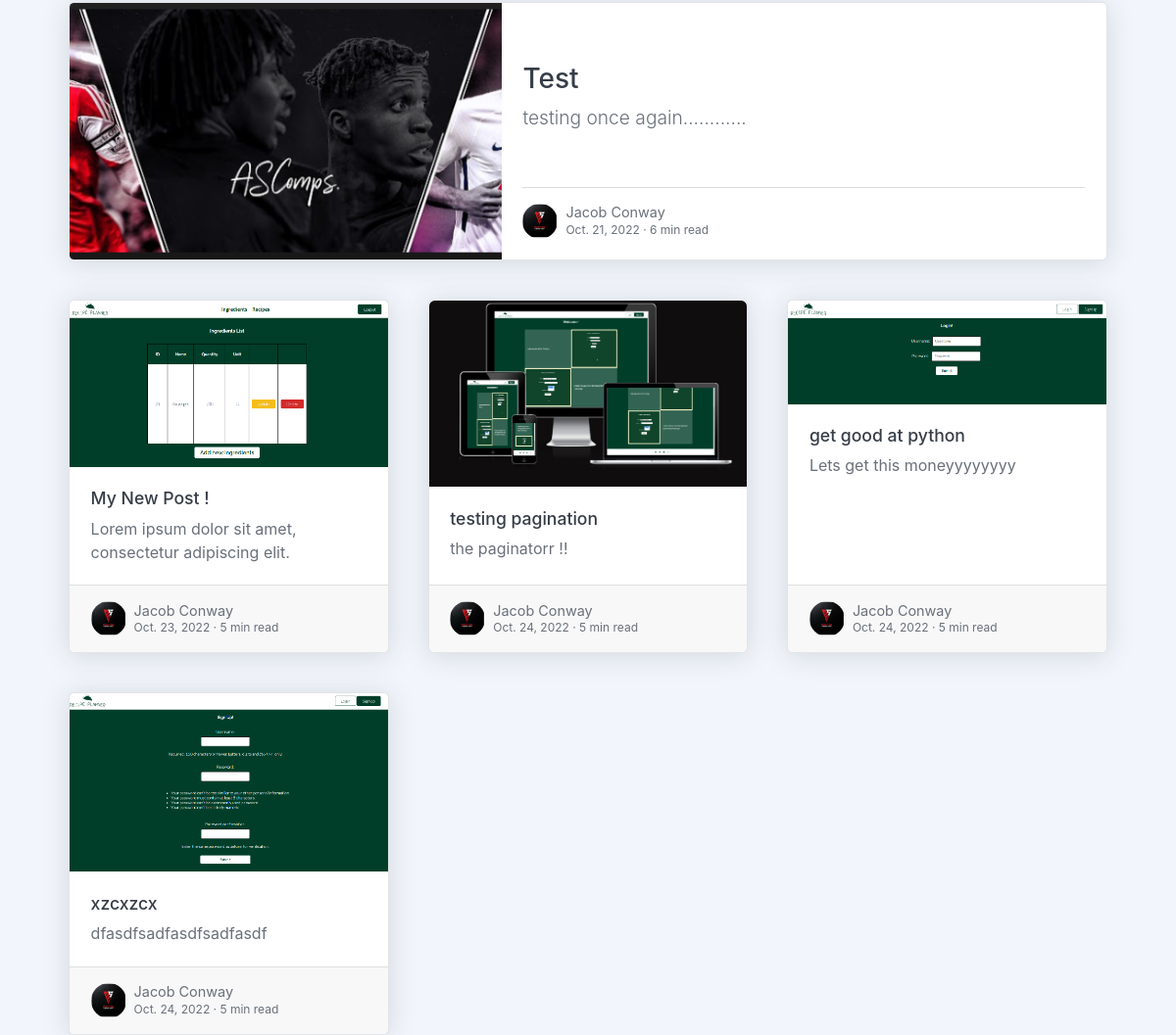
The app's page /category/tech/ (middle part), older data.
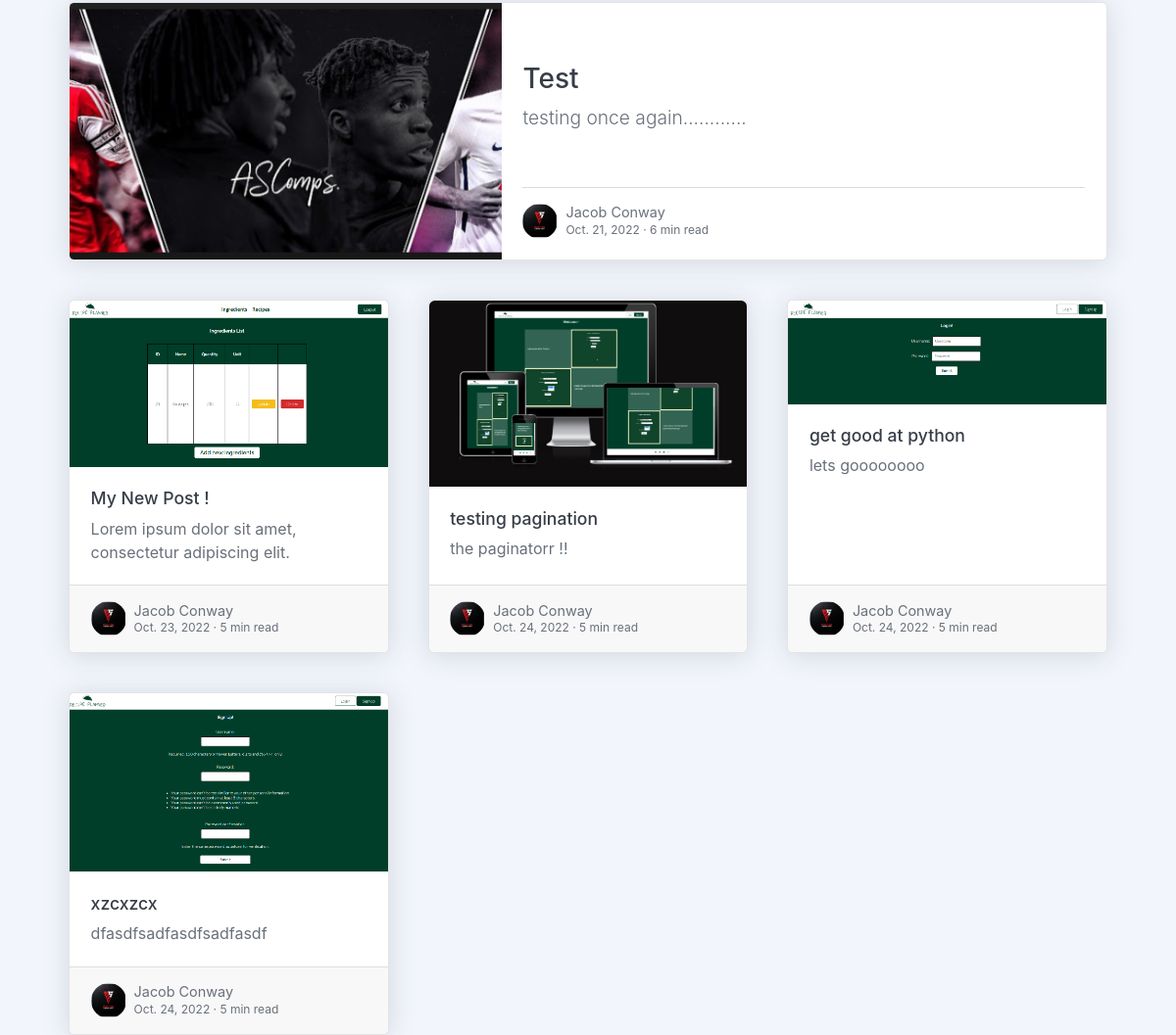
The same page, newer data.
### theblog/models.py (models this page shows, shortened)
class Post(models.Model):
    title = models.CharField(max_length=255)
    title_tag = models.CharField(max_length=255, default='3oftheBest')
    header_image = models.ImageField(null=True, blank=True, upload_to="images/")
    snippet_image = models.ImageField(null=True, blank=True, upload_to="snippet-image/")
    author = models.ForeignKey(User, on_delete=models.CASCADE)
    body = models.TextField()
    post_date = models.DateField(auto_now_add=True)
    category = models.CharField(max_length=255, default='uncategorized')
    likes = models.ManyToManyField(User, related_name='blog_posts', blank=True)
    snippet = models.CharField(max_length=255)
    isFeatured = models.BooleanField(default=False)
    sub_category = models.CharField(max_length=255, default ='uncategorized')
    product = models.ManyToManyField(Product, blank=True)
    class Meta:
        constraints = [
            UniqueConstraint(fields=['isFeatured'], condition=Q(isFeatured=True), name='isFeatured')
        ]

class Profile(models.Model):
    user = models.OneToOneField(User, null=True, on_delete=models.CASCADE)
    bio = models.TextField()
    profile_pic = models.ImageField(null=True, blank=True, upload_to="profile/")
    facebook_url = models.CharField(max_length=255, blank=True, null=True)
    twitter_url = models.CharField(max_length=255, blank=True, null=True)
    instagram_url = models.CharField(max_length=255, blank=True, null=True)
    tiktok_url = models.CharField(max_length=255, blank=True, null=True)
    snapchat_url = models.CharField(max_length=255, blank=True, null=True)
    youtube_url = models.CharField(max_length=255, blank=True, null=True)

### theblog/views.py (the view)
# urls.py: path('category/<str:cats>/',views.ListCategoryView, name='category'),
def ListCategoryView(request, cats):
    category_posts = Post.objects.filter(category=cats.replace("-", " "))
    p = Paginator(Post.objects.filter(category=cats.replace("-", " ")), 13)
    page = request.GET.get('page')
    categors = p.get_page(page)
    nums = 'J' * categors.paginator.num_pages
    return render(request, 'categories.html',
                    {   'cats': cats.title().replace("-", " "),
                        'category_posts': category_posts,
                        'categors' : categors,
                        'nums': nums,
    })

### theblog/templates/categories.html (shortened to what the changed rows need)
{% extends 'base.html' %}
{% load static %}
{% block content%}
<section class="bg-light py-10">
    <div class="container px-5">
        {% if categors %}
                <div class="row gx-5">
                    {% for post in categors|slice:"1:" %}
                    <div class="col-md-6 col-xl-4 mb-5">
                        <a class="card post-preview lift h-100" href="{% url 'post-details' post.pk %}">
                            <img class="card-img-top" src="{{post.header_image.url}}" alt="...">
                            <div class="card-body">
                                <h5 class="card-title">{{post.title}}</h5>
                                <p class="card-text">{{post.snippet}}</p>
                            </div>
                            <div class="card-footer">
                                <div class="post-preview-meta">
                                {% if post.author.profile.profile_pic %}
                                    <img
                                    class="post-preview-meta-img"
                                    src="{{ post.author.profile.profile_pic.url }}"
                                    />
                                {% else %}
                                    <img
                                    class="post-preview-meta-img"
                                    src="{% static 'theblog\images\default_profile_pic.png' %}"
                                    />
                                {% endif %}
                                    <div class="post-preview-meta-details">
                                        <div class="post-preview-meta-details-name">{{ post.author.first_name|title }} {{ post.author.last_name|title }}</div>
                                        <div class="post-preview-meta-details-date">{{post.post_date}} · 5 min read</div>
                                    </div>
                                </div>
                            </div>
                        </a>
                    </div>
                {% endfor %}
        {% else %}
            <p>There are no posts in this category yet. Leave us a note and let us know what you'd like to us to review!</p>
        {% endif %}
    </div>
    </section>
{% endblock %}

Row changes from the older to the newer data that the page shows:
changed Post "get good at python": snippet "Lets get this moneyyyyyyyy" → "lets goooooooo"
